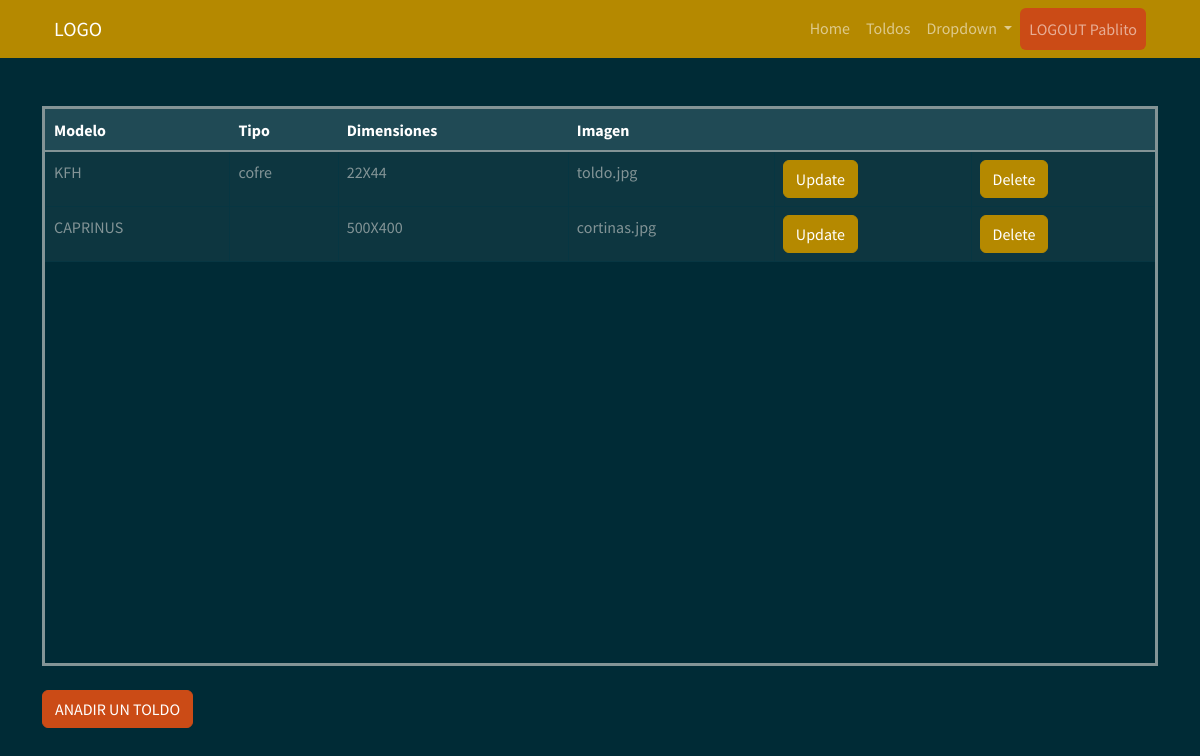
/toldo (signed in), run on an earlier commit of the app's database.
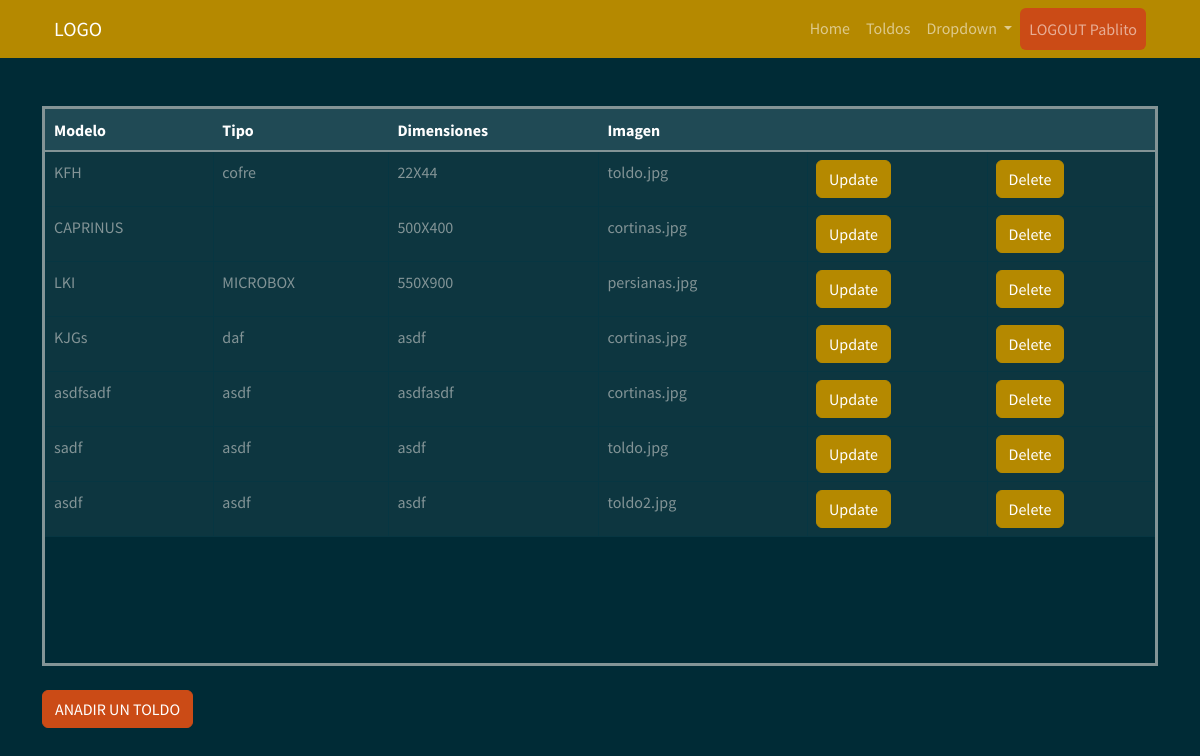
And on a later commit of the database.
### myapp/models.py (models this page shows)
    class Toldo(db.Model):
        __tablename__ = "Toldo"  # Nombre de la tabla que se crea
        Toldo_id = db.Column("toldo_id", db.Integer, Sequence(
            'toldo_id_seq'),  primary_key=True)
        Modelo = db.Column(db.String(20))
        Tipo = db.Column(db.String(30))
        Dimensiones = db.Column(db.String(30))
        Imagen = db.Column(db.String(30))

### myapp/views.py (the view)
    @app.route("/toldo", methods=["GET", "POST"])
    def toldo():
        list_toldo = db_access["list_toldos"]
        toldos = list_toldo()
        usuario = session['usuario']
        usu = usuario
        return render_template("toldos.html", toldos=toldos, usu=usu)

### myapp/templates/toldos.html (shortened to what this page needs)
<!DOCTYPE html>
<html>
<head>
    <link href="https://cdn.jsdelivr.net/npm/bootstrap@5.1.3/dist/css/bootstrap.min.css" rel="stylesheet"
>
    <link rel="stylesheet" href="../static/style/bootstrap.min(8).css">
</head>
<body>
    {% include 'includes/navbar.html' %}
    <div class="container my-5">
        <div style=" overflow:auto;  height: 70vh; border-style: solid;">
          <table class="table table-bordered mx-auto">
            <thead class="table-dark">
              <tr class="table-active">
                <th>Modelo</th>
                <th>Tipo</th>
                <th>Dimensiones</th>
                <th>Imagen</th>
                <th></th>
                <th></th>
              </tr>
            </thead>
            <tbody>
              {% for toldo in toldos %}
              <tr>
                <td> {{ toldo.Modelo }} </td>
                <td> {{ toldo.Tipo }} </td>
                <td> {{ toldo.Dimensiones }} </td>
                <td> {{ toldo.Imagen }} </td>
                <td> <a class="btn btn-primary" href="/update_toldo/{{toldo.Toldo_id}}">Update</a></td>
                <td> <a class="btn btn-primary" href="/delete_toldo/{{toldo.Toldo_id}}">Delete</a></td>
              </tr>
              {% endfor %}
            </tbody>
          </table>
        </div>
        <br>
        <a href="/create_toldo" class="btn btn-warning">ANADIR UN TOLDO</a>
    </div>
</body>
</html>

What changed in the data, as far as the page shows it:
added Toldo: Modelo "LKI", Tipo "MICROBOX", Dimensiones "550X900", Imagen "persianas.jpg"
added Toldo: Modelo "KJGs", Tipo "daf", Dimensiones "asdf", Imagen "cortinas.jpg"
added Toldo: Modelo "asdfsadf", Tipo "asdf", Dimensiones "asdfasdf", Imagen "cortinas.jpg"
added Toldo: Modelo "sadf", Tipo "asdf", Dimensiones "asdf", Imagen "toldo.jpg"
added Toldo: Modelo "asdf", Tipo "asdf", Dimensiones "asdf", Imagen "toldo2.jpg"
